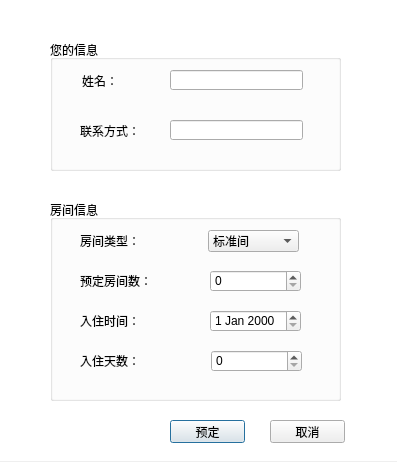
<?xml version="1.0" encoding="UTF-8"?>
<ui version="4.0">
 <class>reserveDialog</class>
 <widget class="QDialog" name="reserveDialog">
  <property name="geometry">
   <rect>
    <x>0</x>
    <y>0</y>
    <width>397</width>
    <height>462</height>
   </rect>
  </property>
  <property name="minimumSize">
   <size>
    <width>397</width>
    <height>462</height>
   </size>
  </property>
  <property name="maximumSize">
   <size>
    <width>397</width>
    <height>462</height>
   </size>
  </property>
  <property name="windowTitle">
   <string>预定房间</string>
  </property>
  <property name="windowIcon">
   <iconset resource="icons.qrc">
    <normaloff>:/icons/icons/bookin.png</normaloff>:/icons/icons/bookin.png</iconset>
  </property>
  <widget class="QGroupBox" name="groupBox">
   <property name="geometry">
    <rect>
     <x>50</x>
     <y>40</y>
     <width>291</width>
     <height>131</height>
    </rect>
   </property>
   <property name="title">
    <string>您的信息</string>
   </property>
   <widget class="QLineEdit" name="lineEditPhoneNum">
    <property name="geometry">
     <rect>
      <x>120</x>
      <y>80</y>
      <width>133</width>
      <height>20</height>
     </rect>
    </property>
   </widget>
   <widget class="QLabel" name="label2">
    <property name="geometry">
     <rect>
      <x>30</x>
      <y>80</y>
      <width>60</width>
      <height>21</height>
     </rect>
    </property>
    <property name="text">
     <string>联系方式：</string>
    </property>
   </widget>
   <widget class="QLineEdit" name="lineEditName">
    <property name="geometry">
     <rect>
      <x>120</x>
      <y>30</y>
      <width>133</width>
      <height>20</height>
     </rect>
    </property>
   </widget>
   <widget class="QLabel" name="label">
    <property name="geometry">
     <rect>
      <x>32</x>
      <y>30</y>
      <width>36</width>
      <height>21</height>
     </rect>
    </property>
    <property name="text">
     <string>姓名：</string>
    </property>
   </widget>
  </widget>
  <widget class="QGroupBox" name="groupBox_2">
   <property name="geometry">
    <rect>
     <x>50</x>
     <y>200</y>
     <width>291</width>
     <height>201</height>
    </rect>
   </property>
   <property name="title">
    <string>房间信息</string>
   </property>
   <widget class="QLabel" name="label3">
    <property name="geometry">
     <rect>
      <x>30</x>
      <y>30</y>
      <width>71</width>
      <height>21</height>
     </rect>
    </property>
    <property name="text">
     <string>房间类型：</string>
    </property>
   </widget>
   <widget class="QComboBox" name="comboBoxType">
    <property name="geometry">
     <rect>
      <x>158</x>
      <y>30</y>
      <width>91</width>
      <height>22</height>
     </rect>
    </property>
    <item>
     <property name="text">
      <string>标准间</string>
     </property>
    </item>
    <item>
     <property name="text">
      <string>双人间</string>
     </property>
    </item>
    <item>
     <property name="text">
      <string>大床间</string>
     </property>
    </item>
    <item>
     <property name="text">
      <string>商务间</string>
     </property>
    </item>
    <item>
     <property name="text">
      <string>VIP贵宾间</string>
     </property>
    </item>
   </widget>
   <widget class="QLabel" name="label5">
    <property name="geometry">
     <rect>
      <x>30</x>
      <y>110</y>
      <width>91</width>
      <height>21</height>
     </rect>
    </property>
    <property name="text">
     <string>入住时间：</string>
    </property>
   </widget>
   <widget class="QDateEdit" name="dateEditCheckIn">
    <property name="geometry">
     <rect>
      <x>160</x>
      <y>110</y>
      <width>91</width>
      <height>22</height>
     </rect>
    </property>
   </widget>
   <widget class="QSpinBox" name="spinBoxRoomNum">
    <property name="geometry">
     <rect>
      <x>160</x>
      <y>70</y>
      <width>91</width>
      <height>22</height>
     </rect>
    </property>
   </widget>
   <widget class="QLabel" name="label4">
    <property name="geometry">
     <rect>
      <x>30</x>
      <y>70</y>
      <width>81</width>
      <height>21</height>
     </rect>
    </property>
    <property name="text">
     <string>预定房间数：</string>
    </property>
   </widget>
   <widget class="QLabel" name="label6">
    <property name="geometry">
     <rect>
      <x>30</x>
      <y>150</y>
      <width>91</width>
      <height>21</height>
     </rect>
    </property>
    <property name="text">
     <string>入住天数：</string>
    </property>
   </widget>
   <widget class="QSpinBox" name="spinBoxDayNum">
    <property name="geometry">
     <rect>
      <x>161</x>
      <y>150</y>
      <width>91</width>
      <height>22</height>
     </rect>
    </property>
   </widget>
  </widget>
  <widget class="QPushButton" name="okButton">
   <property name="geometry">
    <rect>
     <x>170</x>
     <y>420</y>
     <width>75</width>
     <height>23</height>
    </rect>
   </property>
   <property name="text">
    <string>预定</string>
   </property>
  </widget>
  <widget class="QPushButton" name="cancelButton">
   <property name="geometry">
    <rect>
     <x>270</x>
     <y>420</y>
     <width>75</width>
     <height>23</height>
    </rect>
   </property>
   <property name="text">
    <string>取消</string>
   </property>
  </widget>
  <widget class="QLabel" name="labelBKG">
   <property name="geometry">
    <rect>
     <x>0</x>
     <y>0</y>
     <width>401</width>
     <height>461</height>
    </rect>
   </property>
   <property name="styleSheet">
    <string notr="true">background-color: rgb(255, 255, 255);</string>
   </property>
   <property name="text">
    <string/>
   </property>
  </widget>
  <zorder>labelBKG</zorder>
  <zorder>groupBox</zorder>
  <zorder>groupBox_2</zorder>
  <zorder>okButton</zorder>
  <zorder>cancelButton</zorder>
 </widget>
 <tabstops>
  <tabstop>lineEditName</tabstop>
  <tabstop>lineEditPhoneNum</tabstop>
  <tabstop>comboBoxType</tabstop>
  <tabstop>spinBoxRoomNum</tabstop>
  <tabstop>dateEditCheckIn</tabstop>
  <tabstop>spinBoxDayNum</tabstop>
  <tabstop>cancelButton</tabstop>
  <tabstop>okButton</tabstop>
 </tabstops>
 <resources>
  <include location="icons.qrc"/>
 </resources>
 <connections/>
</ui>
